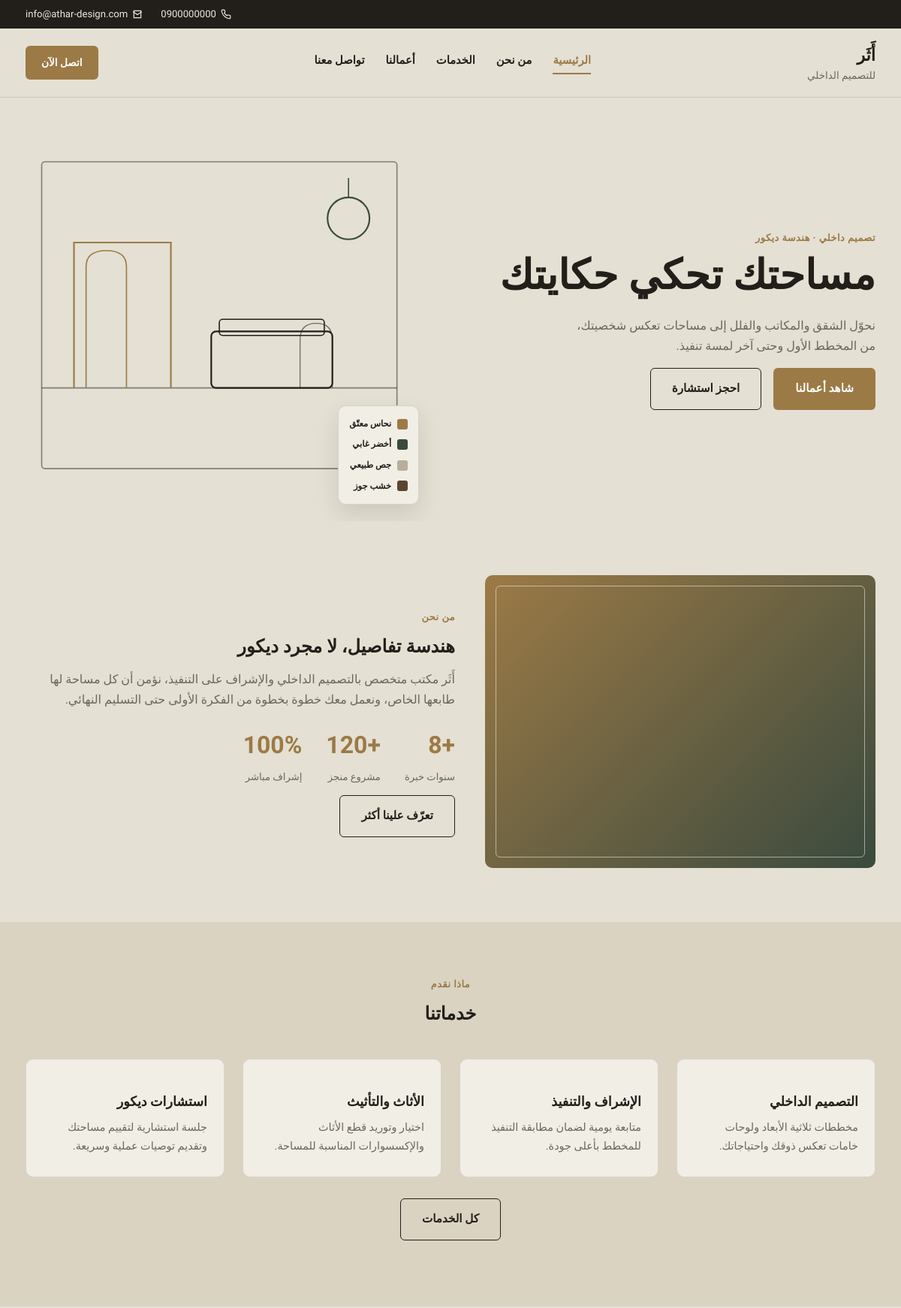
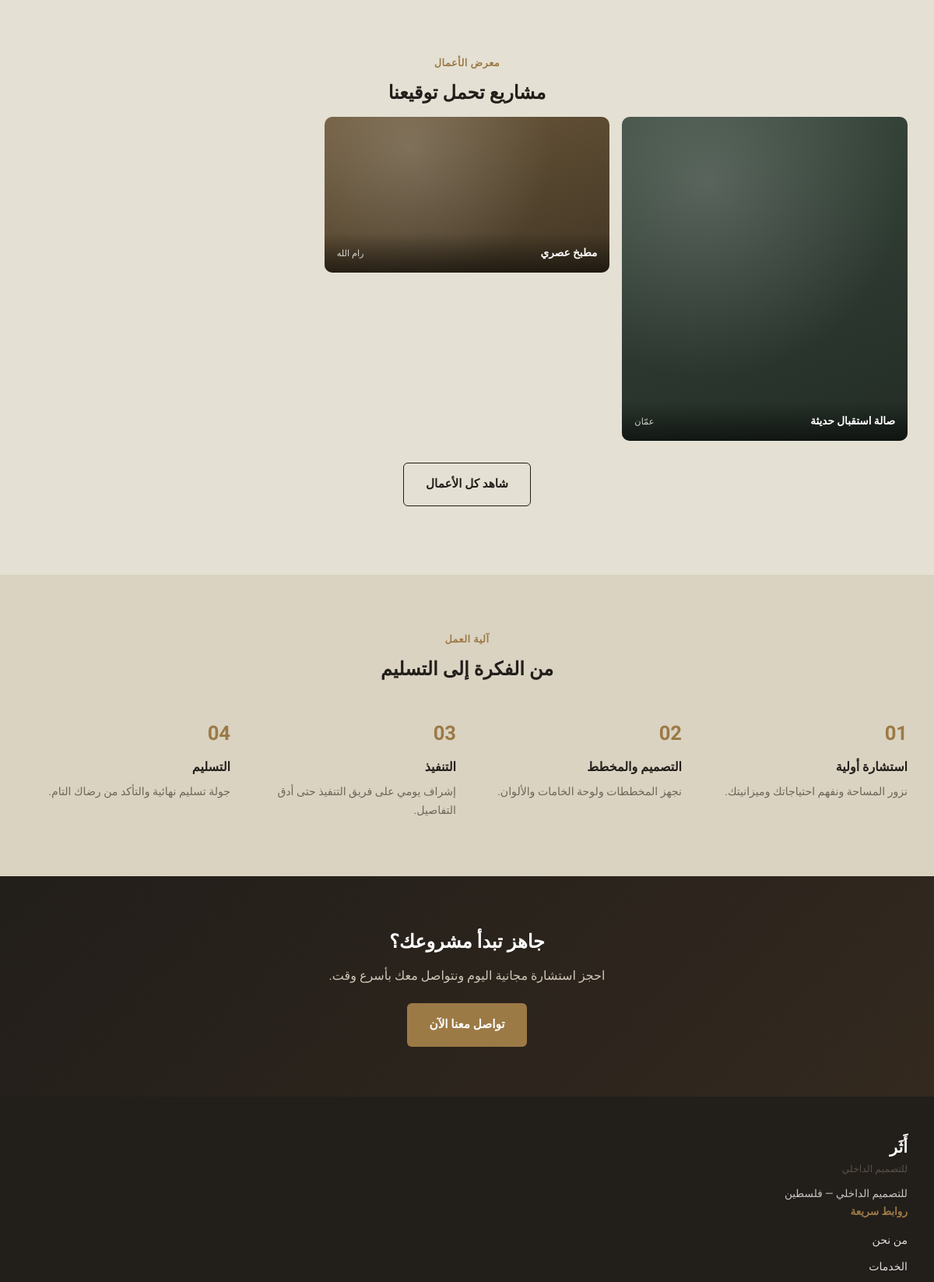
The page / (upper part) on the database its author committed (2 pictures, top to bottom).
### tables this page shows
CREATE TABLE services (
    id          INT AUTO_INCREMENT PRIMARY KEY,
    title       VARCHAR(150) NOT NULL,
    description TEXT,
    icon        VARCHAR(30) DEFAULT 'design',
    sort_order  INT DEFAULT 0
);

CREATE TABLE projects (
    id           INT AUTO_INCREMENT PRIMARY KEY,
    title        VARCHAR(180) NOT NULL,
    slug         VARCHAR(200) NOT NULL UNIQUE,
    description  TEXT,
    location     VARCHAR(120),
    category_id  INT DEFAULT NULL,
    cover_image  VARCHAR(255) DEFAULT NULL,
    is_featured  TINYINT(1) DEFAULT 0,
    status       ENUM('published','draft') DEFAULT 'published',
    sort_order   INT DEFAULT 0,
    created_at   TIMESTAMP DEFAULT CURRENT_TIMESTAMP,
    FOREIGN KEY (category_id) REFERENCES categories(id) ON DELETE SET NULL
);

### includes/functions.php (called while the page is built, shortened)
<?php
function e($str)
{
    return htmlspecialchars($str ?? '', ENT_QUOTES, 'UTF-8');
}
function get_all_settings(PDO $pdo)
{
    $cache = [];
    foreach ($pdo->query('SELECT setting_key, setting_value FROM settings') as $row) {
        $cache[$row['setting_key']] = $row['setting_value'];
    }
    return $cache;
}
function asset_path($path)
{
    return ltrim($path, '/');
}
function placeholder_tone($seed)
{
    $tones = ['#9C7A46', '#3A4A3E', '#6E5A3C', '#4A4038', '#5C4530', '#2F4538'];
    return $tones[$seed % count($tones)];
}

### index.php (the view, shortened to what this page needs)
<?php
require_once __DIR__ . '/includes/functions.php';
$featuredProjects = $pdo->query(
    "SELECT p.*, c.slug AS cat_slug, c.name AS cat_name
     FROM projects p LEFT JOIN categories c ON c.id = p.category_id
     WHERE p.status = 'published'
     ORDER BY p.is_featured DESC, p.created_at DESC LIMIT 4"
)->fetchAll();
$services = $pdo->query('SELECT * FROM services ORDER BY sort_order LIMIT 4')->fetchAll();
require __DIR__ . '/includes/site-header.php';
?>
<main>
  <section class="hero">
    <div class="container hero-inner">
      <div class="hero-text">
        <p class="eyebrow">تصميم داخلي · هندسة ديكور</p>
        <h1><?= nl2br($s('hero_title')) ?></h1>
        <p class="hero-desc"><?= $s('hero_desc') ?></p>
        <div class="hero-actions">
          <a href="<?= e(asset_path('portfolio.php')) ?>" class="btn btn-accent">شاهد أعمالنا</a>
          <a href="<?= e(asset_path('contact.php')) ?>" class="btn btn-ghost">احجز استشارة</a>
        </div>
      </div>
      <div class="hero-visual">
        <div class="moodboard" aria-hidden="true">
          <span class="swatch" style="--c:#9C7A46">نحاس معتّق</span>
          <span class="swatch" style="--c:#3A4A3E">أخضر غابي</span>
          <span class="swatch" style="--c:#B9AE9A">جص طبيعي</span>
          <span class="swatch" style="--c:#5C4530">خشب جوز</span>
        </div>
      </div>
    </div>
  </section>
  <section class="about">
    <div class="container about-inner">
      <div class="about-media" aria-hidden="true"><div class="frame"></div></div>
      <div class="about-text">
        <p class="eyebrow">من نحن</p>
        <h2><?= $s('about_title') ?></h2>
        <p><?= $s('about_text') ?></p>
        <div class="stats">
          <div class="stat"><strong><?= $s('stat1_value') ?></strong><span><?= $s('stat1_label') ?></span></div>
          <div class="stat"><strong><?= $s('stat2_value') ?></strong><span><?= $s('stat2_label') ?></span></div>
          <div class="stat"><strong><?= $s('stat3_value') ?></strong><span><?= $s('stat3_label') ?></span></div>
        </div>
        <a href="<?= e(asset_path('about.php')) ?>" class="btn btn-ghost" style="margin-top:12px;">تعرّف علينا أكثر</a>
      </div>
    </div>
  </section>
  <section class="services">
    <div class="container">
      <p class="eyebrow center">ماذا نقدم</p>
      <h2 class="center">خدماتنا</h2>
      <div class="services-grid">
        <?php foreach ($services as $sv): ?>
        <article class="service-card">
          <h3><?= e($sv['title']) ?></h3>
          <p><?= e($sv['description']) ?></p>
        </article>
        <?php endforeach; ?>
      </div>
      <p class="center" style="margin-top:28px;"><a href="<?= e(asset_path('services.php')) ?>" class="btn btn-ghost">كل الخدمات</a></p>
    </div>
  </section>
  <section class="portfolio">
    <div class="container">
      <p class="eyebrow center">معرض الأعمال</p>
      <h2 class="center">مشاريع تحمل توقيعنا</h2>
      <div class="gallery">
        <?php foreach ($featuredProjects as $i => $p): ?>
        <article class="gallery-item<?= $i === 0 ? ' tall' : '' ?>">
          <a href="<?= e(asset_path('project.php?slug=' . $p['slug'])) ?>">
            <?php if ($p['cover_image']): ?>
              <img class="portfolio-img" src="<?= e(asset_path('uploads/portfolio/' . $p['cover_image'])) ?>" alt="<?= e($p['title']) ?>" loading="lazy">
            <?php else: ?>
              <div class="portfolio-img" style="--tone:<?= placeholder_tone($p['id']) ?>"></div>
            <?php endif; ?>
            <div class="gallery-caption"><span><?= e($p['title']) ?></span><small><?= e($p['location']) ?></small></div>
          </a>
        </article>
        <?php endforeach; ?>
      </div>
      <p class="center" style="margin-top:28px;"><a href="<?= e(asset_path('portfolio.php')) ?>" class="btn btn-ghost">شاهد كل الأعمال</a></p>
    </div>
  </section>
  <section class="process">
    <div class="container">
      <p class="eyebrow center">آلية العمل</p>
      <h2 class="center">من الفكرة إلى التسليم</h2>
      <div class="steps">
        <div class="step"><span class="step-num">01</span><h3>استشارة أولية</h3><p>نزور المساحة ونفهم احتياجاتك وميزانيتك.</p></div>
        <div class="step"><span class="step-num">02</span><h3>التصميم والمخطط</h3><p>نجهز المخططات ولوحة الخامات والألوان.</p></div>
        <div class="step"><span class="step-num">03</span><h3>التنفيذ</h3><p>إشراف يومي على فريق التنفيذ حتى أدق التفاصيل.</p></div>
        <div class="step"><span class="step-num">04</span><h3>التسليم</h3><p>جولة تسليم نهائية والتأكد من رضاك التام.</p></div>
      </div>
    </div>
  </section>
  <section class="cta-band">
    <div class="container cta-band-inner">
      <h2>جاهز تبدأ مشروعك؟</h2>
      <p>احجز استشارة مجانية اليوم ونتواصل معك بأسرع وقت.</p>
      <a href="<?= e(asset_path('contact.php')) ?>" class="btn btn-accent">تواصل معنا الآن</a>
    </div>
  </section>
</main>
<?php require __DIR__ . '/includes/site-footer.php'; ?>

### rows shown on the page
services: title "التصميم الداخلي", description "مخططات ثلاثية الأبعاد ولوحات خامات تعكس ذوقك واحتياجاتك."
services: title "الإشراف والتنفيذ", description "متابعة يومية لضمان مطابقة التنفيذ للمخطط بأعلى جودة."
services: title "الأثاث والتأثيث", description "اختيار وتوريد قطع الأثاث والإكسسوارات المناسبة للمساحة."
services: title "استشارات ديكور", description "جلسة استشارية لتقييم مساحتك وتقديم توصيات عملية وسريعة."
projects: title "صالة استقبال حديثة", location "عمّان"
projects: title "مطبخ عصري", location "رام الله"

### other values the page prints
$s('phone') "0900000000"
$s('email') "info@athar-design.com"
$s('site_name') "أَثَر"
$s('site_tagline') "للتصميم الداخلي"
$s('hero_title') "مساحتك تحكي حكايتك"
$s('hero_desc') "نحوّل الشقق والمكاتب والفلل إلى مساحات تعكس شخصيتك، من المخطط الأول وحتى آخر لمسة تنفيذ."
$s('about_title') "هندسة تفاصيل، لا مجرد ديكور"
$s('about_text') "أَثَر مكتب متخصص بالتصميم الداخلي والإشراف على التنفيذ، نؤمن أن كل مساحة لها طابعها الخاص، ونعمل معك خطوة بخطوة من الفكرة الأولى حتى التسليم النهائي."
$s('stat1_value') "+8"
$s('stat1_label') "سنوات خبرة"
$s('stat2_value') "+120"
$s('stat2_label') "مشروع منجز"
$s('stat3_value') "100%"
$s('stat3_label') "إشراف مباشر"
$s('address') "فلسطين"
